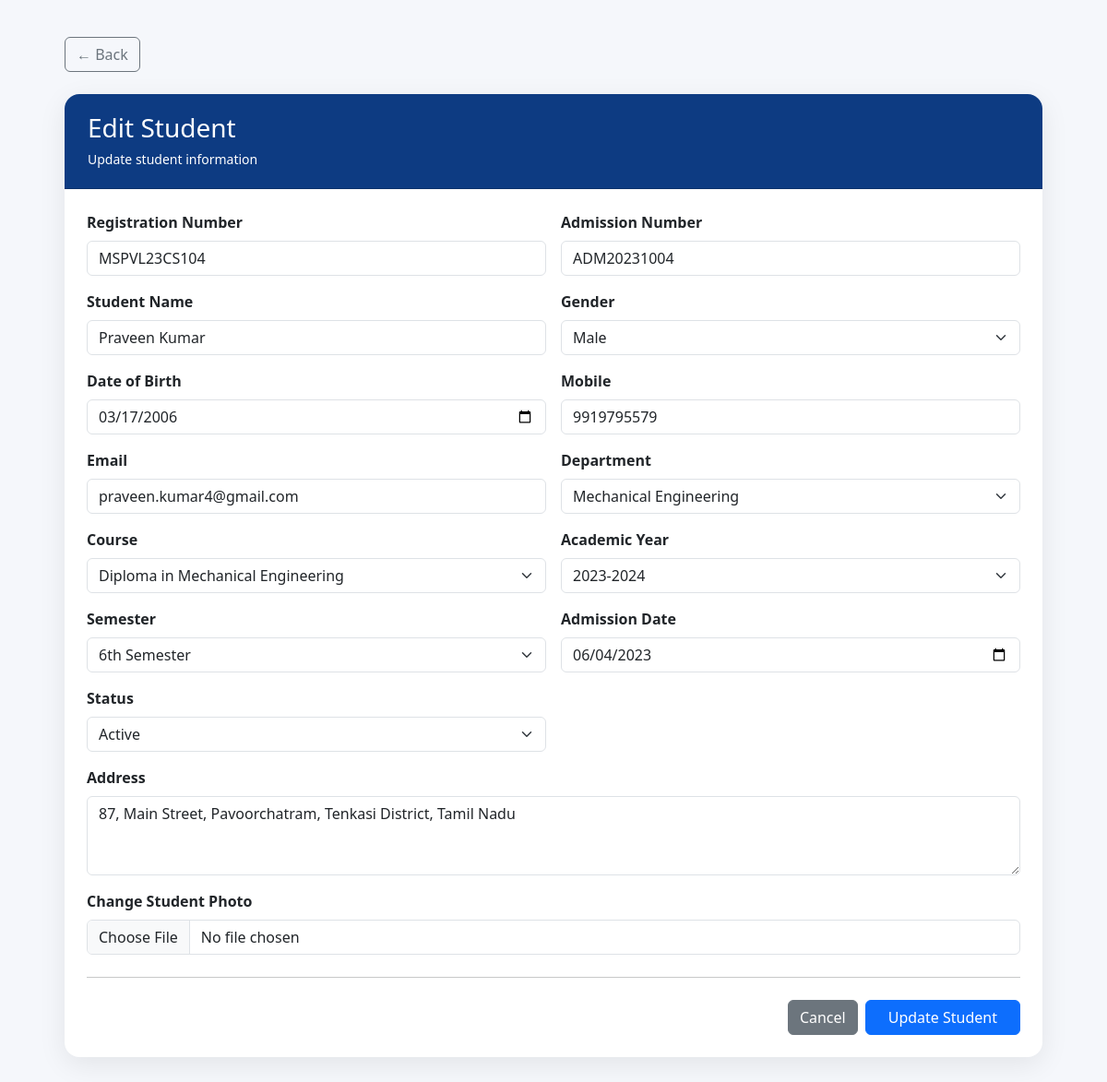
Page /students/edit_student.php?id=4 on the committed database.
### tables this page shows
CREATE TABLE students (
    student_id INT UNSIGNED AUTO_INCREMENT PRIMARY KEY,
    reg_no VARCHAR(30) NOT NULL UNIQUE,
    admission_no VARCHAR(30) NOT NULL UNIQUE,
    student_name VARCHAR(100) NOT NULL,
    gender ENUM('Male','Female','Other') NOT NULL DEFAULT 'Male',
    dob DATE DEFAULT NULL,
    mobile VARCHAR(15) NOT NULL UNIQUE,
    email VARCHAR(100) DEFAULT NULL UNIQUE,
    address TEXT DEFAULT NULL,
    department_id INT UNSIGNED NOT NULL,
    course_id INT UNSIGNED NOT NULL,
    year_id INT UNSIGNED NOT NULL,
    semester TINYINT UNSIGNED NOT NULL DEFAULT 1,
    admission_date DATE NOT NULL,
    student_photo VARCHAR(255) DEFAULT 'default_student.png',
    status ENUM('Active','Inactive','Graduated') NOT NULL DEFAULT 'Active',
    CONSTRAINT fk_students_department FOREIGN KEY (department_id)
        REFERENCES departments(department_id) ON DELETE RESTRICT ON UPDATE CASCADE,
    CONSTRAINT fk_students_course FOREIGN KEY (course_id)
        REFERENCES courses(course_id) ON DELETE RESTRICT ON UPDATE CASCADE,
    CONSTRAINT fk_students_year FOREIGN KEY (year_id)
        REFERENCES academic_years(year_id) ON DELETE RESTRICT ON UPDATE CASCADE,
    INDEX idx_students_department (department_id),
    INDEX idx_students_course (course_id),
    INDEX idx_students_year (year_id),
    INDEX idx_students_name (student_name)
);

CREATE TABLE departments (
    department_id INT UNSIGNED AUTO_INCREMENT PRIMARY KEY,
    department_name VARCHAR(100) NOT NULL UNIQUE,
    hod_name VARCHAR(100) NOT NULL
);

CREATE TABLE courses (
    course_id INT UNSIGNED AUTO_INCREMENT PRIMARY KEY,
    department_id INT UNSIGNED NOT NULL,
    course_name VARCHAR(100) NOT NULL,
    duration VARCHAR(20) NOT NULL DEFAULT '3 Years',
    CONSTRAINT fk_courses_department FOREIGN KEY (department_id)
        REFERENCES departments(department_id) ON DELETE CASCADE ON UPDATE CASCADE,
    INDEX idx_courses_department (department_id)
);

CREATE TABLE academic_years (
    year_id INT UNSIGNED AUTO_INCREMENT PRIMARY KEY,
    academic_year VARCHAR(20) NOT NULL UNIQUE,
    status ENUM('Active','Inactive') NOT NULL DEFAULT 'Active'
);

### students/edit_student.php (the view, shortened to what this page needs)
<?php
require_once "../config/database.php";
$student_id = (int)($_GET["id"] ?? 0);
$sql = "SELECT * FROM students WHERE student_id = ? LIMIT 1";
$stmt = mysqli_prepare($conn, $sql);
mysqli_stmt_bind_param($stmt, "i", $student_id);
mysqli_stmt_execute($stmt);
$result = mysqli_stmt_get_result($stmt);
$student = mysqli_fetch_assoc($result);
$departments = mysqli_query(
    $conn,
    "SELECT department_id, department_name
     FROM departments
     ORDER BY department_name ASC"
);
$courses = mysqli_query(
    $conn,
    "SELECT course_id, course_name
     FROM courses
     ORDER BY course_name ASC"
);
$years = mysqli_query(
    $conn,
    "SELECT year_id, academic_year
     FROM academic_years
     ORDER BY academic_year DESC"
);
?>
<!DOCTYPE html>
<html lang="en">
<head>
    <link href="https://cdn.jsdelivr.net/npm/bootstrap@5.3.3/dist/css/bootstrap.min.css"
        rel="stylesheet">
</head>
<body>
    <div class="page-wrapper">
        <div class="mb-4">
            <a href="student_list.php"
                class="btn btn-outline-secondary">
                ← Back
            </a>
        </div>
        <div class="card">
            <div class="card-header">
                <h3 class="mb-1">Edit Student</h3>
                <small>
                    Update student information
                </small>
            </div>
            <div class="card-body p-4">
                <form action="update_student.php"
                    method="POST"
                    enctype="multipart/form-data">
                    <div class="row g-3">
                        <div class="col-md-6">
                            <label class="form-label">
                                Registration Number
                            </label>
                            <input type="text"
                                name="reg_no"
                                class="form-control"
                                value="<?= htmlspecialchars($student['reg_no']); ?>"
                                required>
                        </div>
                        <div class="col-md-6">
                            <label class="form-label">
                                Admission Number
                            </label>
                            <input type="text"
                                name="admission_no"
                                class="form-control"
                                value="<?= htmlspecialchars($student['admission_no']); ?>"
                                required>
                        </div>
                        <div class="col-md-6">
                            <label class="form-label">
                                Student Name
                            </label>
                            <input type="text"
                                name="student_name"
                                class="form-control"
                                value="<?= htmlspecialchars($student['student_name']); ?>"
                                required>
                        </div>
                        <div class="col-md-6">
                            <label class="form-label">
                                Gender
                            </label>
                            <select name="gender"
                                class="form-select"
                                required>
                                <option value="Male"
                                    <?= $student['gender'] === 'Male' ? 'selected' : ''; ?>>
                                    Male
                                </option>
                            </select>
                        </div>
                        <div class="col-md-6">
                            <label class="form-label">
                                Date of Birth
                            </label>
                            <input type="date"
                                name="dob"
                                class="form-control"
                                value="<?= htmlspecialchars($student['dob']); ?>"
                                required>
                        </div>
                        <div class="col-md-6">
                            <label class="form-label">
                                Mobile
                            </label>
                            <input type="text"
                                name="mobile"
                                class="form-control"
                                value="<?= htmlspecialchars($student['mobile']); ?>"
                                required>
                        </div>
                        <div class="col-md-6">
                            <label class="form-label">
                                Email
                            </label>
                            <input type="email"
                                name="email"
                                class="form-control"
                                value="<?= htmlspecialchars($student['email'] ?? ''); ?>">
                        </div>
                        <div class="col-md-6">
                            <label class="form-label">
                                Department
                            </label>
                            <select name="department_id"
                                class="form-select"
                                required>
                                <?php while ($row = mysqli_fetch_assoc($departments)): ?>
                                    <option value="<?= $row['department_id']; ?>"
                                        <?= $student['department_id'] == $row['department_id'] ? 'selected' : ''; ?>>
                                        <?= htmlspecialchars($row['department_name']); ?>
                                    </option>
                                <?php endwhile; ?>
                            </select>
                        </div>
                        <div class="col-md-6">
                            <label class="form-label">
                                Course
                            </label>
                            <select name="course_id"
                                class="form-select"
                                required>
                                <?php while ($row = mysqli_fetch_assoc($courses)): ?>
                                    <option value="<?= $row['course_id']; ?>"
                                        <?= $student['course_id'] == $row['course_id'] ? 'selected' : ''; ?>>
                                        <?= htmlspecialchars($row['course_name']); ?>
                                    </option>
                                <?php endwhile; ?>
                            </select>
                        </div>
                        <div class="col-md-6">
                            <label class="form-label">
                                Academic Year
                            </label>
                            <select name="year_id"
                                class="form-select"
                                required>
                                <?php while ($row = mysqli_fetch_assoc($years)): ?>
                                    <option value="<?= $row['year_id']; ?>"
                                        <?= $student['year_id'] == $row['year_id'] ? 'selected' : ''; ?>>
                                        <?= htmlspecialchars($row['academic_year']); ?>
                                    </option>
                                <?php endwhile; ?>
                            </select>
                        </div>
                        <div class="col-md-6">
                            <label class="form-label">
                                Semester
                            </label>
                            <select name="semester"
                                class="form-select"
                                required>
                                <?php for ($i = 1; $i <= 6; $i++): ?>
                                    <option value="<?= $i; ?>"
                                        <?= $student['semester'] == $i ? 'selected' : ''; ?>>
                                        <?= $i; ?><?= $i == 1 ? 'st' : ($i == 2 ? 'nd' : ($i == 3 ? 'rd' : 'th')); ?>
                                    </option>
                                <?php endfor; ?>
                            </select>
                        </div>
                        <div class="col-md-6">
                            <label class="form-label">
                                Admission Date
                            </label>
                            <input type="date"
                                name="admission_date"
                                class="form-control"
                                value="<?= htmlspecialchars($student['admission_date']); ?>"
                                required>
                        </div>
                        <div class="col-md-6">
                            <label class="form-label">
                                Status
                            </label>
                            <select name="status"
                                class="form-select">
                                <option value="Active"
                                    <?= $student['status'] === 'Active' ? 'selected' : ''; ?>>
                                    Active
                                </option>
                            </select>
                        </div>
                        <div class="col-12">
                            <label class="form-label">
                                Address
                            </label>
                            <textarea name="address"
                                class="form-control"
                                rows="3"><?= htmlspecialchars($student['address'] ?? ''); ?></textarea>
                        </div>
                        <div class="col-12">
                            <label class="form-label">
                                Change Student Photo
                            </label>
                            <input type="file"
                                name="student_photo"
                                class="form-control"
                                accept="image/*">
                        </div>
                    </div>
                    <hr class="my-4">
                    <div class="d-flex justify-content-end gap-2">
                        <a href="student_list.php"
                            class="btn btn-secondary">
                            Cancel
                        </a>
                        <button type="submit"
                            class="btn btn-primary px-4">
                            Update Student
                        </button>
                    </div>
                </form>
            </div>
        </div>
    </div>
</body>
</html>

### students/edit_student.php (style rules this page uses)
body { background: #f5f7fb; font-family: "Segoe UI", Arial, sans-serif; }
.page-wrapper { max-width: 1100px; margin: 40px auto; padding: 0 20px; }
.card { border: none; border-radius: 16px; box-shadow: 0 8px 30px rgba(0, 0, 0, 0.08); }
.card-header { background: #0d3b82; color: white; border-radius: 16px 16px 0 0 !important; padding: 20px 25px; }
.form-label { font-weight: 600; }

### rows in the picture
students: reg_no "MSPVL23CS104", admission_no "ADM20231004", student_name "Praveen Kumar", gender "Male", dob "03/17/2006", mobile "9919795579", email "praveen.kumar4@gmail.com", department_id "Mechanical Engineering", course_id "Diploma in Mechanical Engineering", year_id "2023-2024", semester "6th Semester", admission_date "06/04/2023", status "Active", address "87, Main Street, Pavoorchatram, Tenkasi District, Tamil Nadu"
